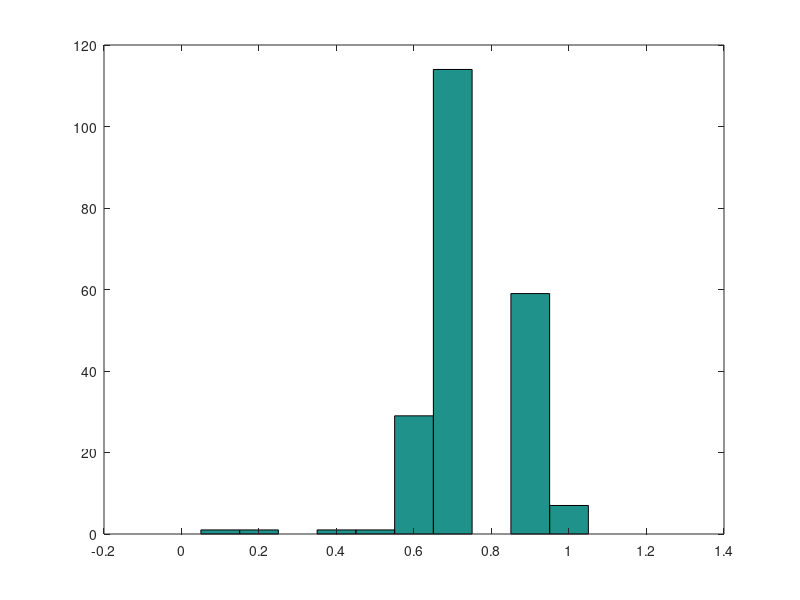

The MATLAB source for this figure: (Note: this script raises an error after producing the figure.)
%% Session 1
fileID = fopen('g2s1.txt','r');
formatSpec = '%f';
A = fscanf(fileID,formatSpec);
plot(A,'Color','black');
fclose(fileID);
hist(A,0:0.1:1)
h = findobj(gca,'Type','patch');
h.FaceColor = [0 0 0]; 
%% Session 2

